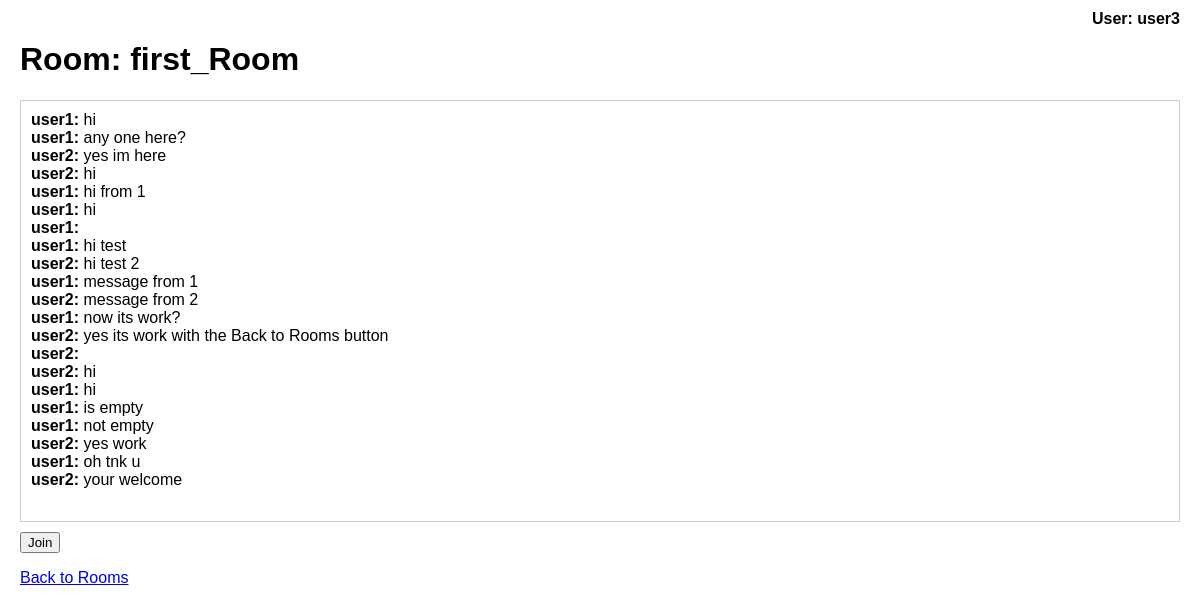
Before: /chat/first_Room/ (signed in) with the older database file.
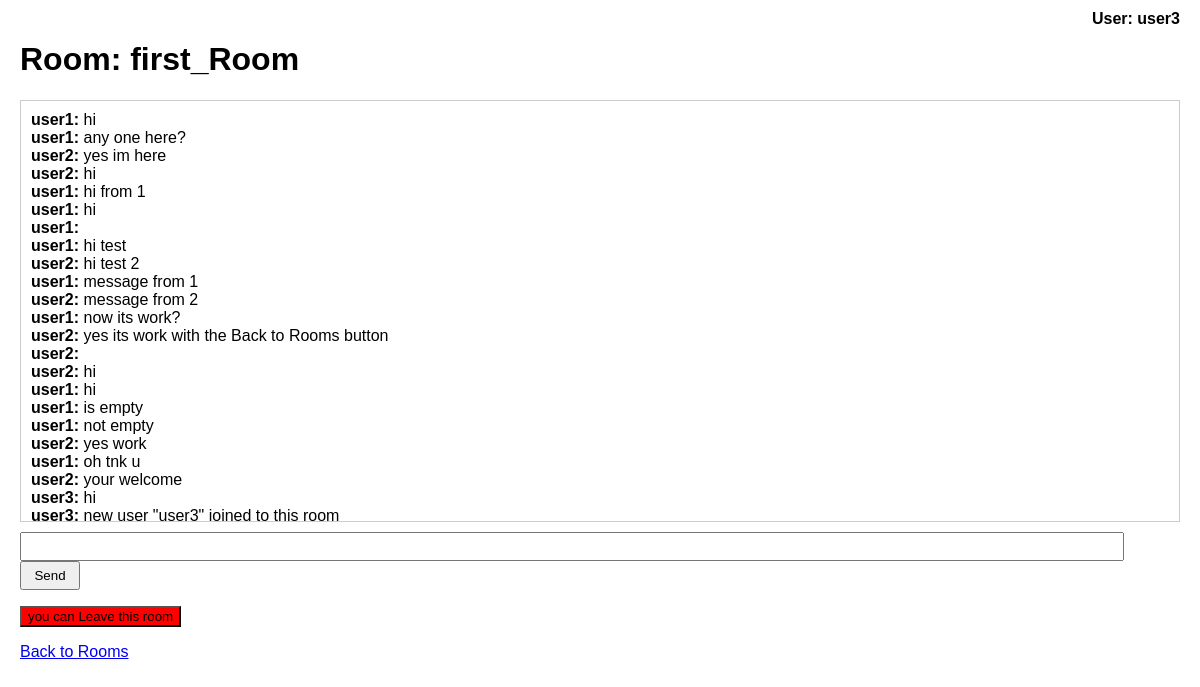
After: the same page with the newer database file.
### chat/models.py (models this page shows, shortened)
class ChatRoom(models.Model):
    name = models.CharField(max_length=255)
    participants = models.ManyToManyField(User, related_name='chat_rooms')

class Message(models.Model):
    room = models.ForeignKey(ChatRoom, on_delete=models.CASCADE, related_name='messages')
    sender = models.ForeignKey(User, on_delete=models.CASCADE)
    content = models.TextField()
    timestamp = models.DateTimeField(auto_now_add=True)

### chat/views.py (the view)
# urls.py: path('<str:room_name>/', views.room, name='room'),
@login_required
def room(request, room_name):
    room = get_object_or_404(ChatRoom, name=room_name)
    messages = room.messages.order_by('timestamp')
    context = {'room_name': room_name,
                'messages': messages,
                'room':room,
            }
    return render(request, 'chat/room.html', context)

### chat/templates/chat/room.html (shortened to what this page needs)
{% extends "chat/base.html" %}
{% block content %}
    <h1>Room: {{ room_name }}</h1>
    <div id="chat-log">
        {% for message in messages %}
            <div><strong>{{ message.sender.username }}:</strong> {{ message.content }}</div>
        {% endfor %}
    </div>
    {% if request.user in room.participants.all %}
        <input id="chat-message-input" type="text" size="100" >
        <input id="chat-message-submit" type="button" value="Send">
        <p >
            <a href="{% url 'leave' room.id %}" >
                <input style="background-color: #ff0000;" id="chat-leave-submit" type="button" value="you can Leave this room">
            </a>
        </p>
    {% else %}
        <a href="{% url 'join' room.id %}"><input id="chat-join-submit" type="button" value="Join"></a>
    {% endif %}
    <p><a href="{% url 'index' %}">Back to Rooms</a></p>
{% endblock %}

### chat/templates/chat/base.html (shortened to what this page needs)
<!DOCTYPE html>
<html>
<head>
</head>
<body>
    {% if user.is_authenticated %}
    <div class="username">User: {{ user.username }}</div>
    {% endif %}
    {% block content %}
    {% endblock %}
</body>
</html>

### chat/templates/chat/base.html (style rules this page uses)
body { font-family: Arial, sans-serif; margin: 0; padding: 20px; position: relative; }
.username { position: absolute; top: 10px; right: 20px; font-weight: bold; }

### chat/templates/chat/room.html (style rules this page uses)
#chat-log { height: 400px; overflow-y: auto; border: 1px solid #ccc; padding: 10px; margin-bottom: 10px; }
#chat-message-input { width: calc(100% - 70px); padding: 5px; }
#chat-message-submit { width: 60px; padding: 5px; }

Changed rows visible on the page:
added Message: sender.username "user3", content "hi"
added Message: sender.username "user3", content "new user \"user3\" joined to this room"
Other visible differences:
form field value: (not shown) → "Send"
form field value: (not shown) → "you can Leave this room"
form field value: "Join" → (not shown)
